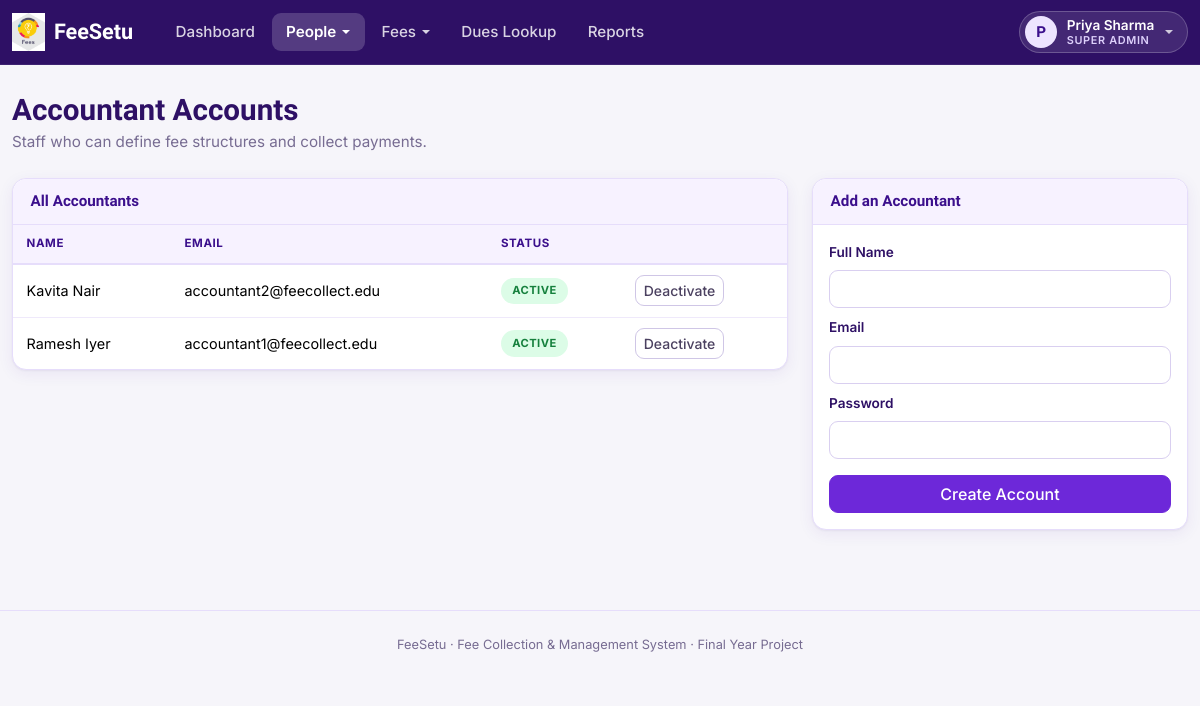
Screenshot of /index.php?route=admin/accountants (signed in) with the database file from the repository.
### tables this page shows
CREATE TABLE users (
    id            INT AUTO_INCREMENT PRIMARY KEY,
    name          VARCHAR(100) NOT NULL,
    email         VARCHAR(150) NOT NULL UNIQUE,
    password      VARCHAR(255) NOT NULL,
    role          ENUM('super_admin','accountant','student') NOT NULL,
    status        ENUM('active','inactive') NOT NULL DEFAULT 'active',
    created_at    TIMESTAMP NOT NULL DEFAULT CURRENT_TIMESTAMP
);

### app/controllers/AdminController.php (called while the page is built, shortened)
<?php
require_once __DIR__ . '/../models/User.php';
class AdminController
{
    public function accountants(): void
    {
        $accountants = User::allByRole('accountant');
        require __DIR__ . '/../views/admin/accountants.php';
    }
}

### public/index.php (called while the page is built, shortened)
<?php
require_once __DIR__ . '/../core/helpers.php';
require_once __DIR__ . '/../core/Database.php';
require_once __DIR__ . '/../app/controllers/AdminController.php';
$router = new Router();
$router->get('login', fn() => (new AuthController())->showLogin());
$router->post('login', fn() => (new AuthController())->login());
$router->post('logout', fn() => (new AuthController())->logout());
$router->get('account/password', fn() => (new AccountController())->passwordForm());
$router->post('account/password', fn() => (new AccountController())->passwordUpdate());
$router->get('admin/dashboard', fn() => (new AdminController())->dashboard());
$router->get('admin/classes', fn() => (new AdminController())->classes());
$router->post('admin/classes/store', fn() => (new AdminController())->classStore());
$router->post('admin/classes/update', fn() => (new AdminController())->classUpdate());
$router->post('admin/classes/delete', fn() => (new AdminController())->classDelete());
$router->get('admin/students', fn() => (new AdminController())->students());
$router->post('admin/students/store', fn() => (new AdminController())->studentStore());
$router->get('admin/students/import', fn() => (new AdminController())->studentImportForm());
$router->post('admin/students/import', fn() => (new AdminController())->studentImport());
$router->get('admin/students/import/result', fn() => (new AdminController())->studentImportResult());
$router->get('admin/students/view', fn() => (new AdminController())->studentView());
$router->post('admin/students/status', fn() => (new AdminController())->studentStatus());
$router->get('admin/accountants', fn() => (new AdminController())->accountants());
$router->post('admin/accountants/store', fn() => (new AdminController())->accountantStore());
$router->post('admin/accountants/status', fn() => (new AdminController())->accountantStatus());
$router->get('accountant/dashboard', fn() => (new AccountantController())->dashboard());
$router->get('fee-heads', fn() => (new FeeController())->heads());
$router->post('fee-heads/store', fn() => (new FeeController())->headStore());
$router->post('fee-heads/update', fn() => (new FeeController())->headUpdate());
$router->post('fee-heads/delete', fn() => (new FeeController())->headDelete());
$router->get('fee-structures', fn() => (new FeeController())->structures());
$router->get('fee-structures/create', fn() => (new FeeController())->structureCreateForm());
$router->post('fee-structures/store', fn() => (new FeeController())->structureStore());
$router->get('fee-structures/view', fn() => (new FeeController())->structureView());
$router->post('fee-structures/status', fn() => (new FeeController())->structureStatus());
$router->get('dues', fn() => (new DuesController())->search());
$router->get('dues/view', fn() => (new DuesController())->view());
$router->post('dues/concession', fn() => (new DuesController())->concessionStore());
$router->get('payments/collect', fn() => (new PaymentController())->collectForm());
$router->post('payments/store', fn() => (new PaymentController())->store());
$router->get('payments/receipt', fn() => (new PaymentController())->receipt());
$router->get('payments/receipt/download', fn() => (new PaymentController())->receiptDownload());
$router->get('reports', fn() => (new ReportController())->index());
$router->get('student/dashboard', fn() => (new StudentController())->dashboard());
$router->get('student/dues', fn() => (new StudentController())->dues());
$router->get('student/history', fn() => (new StudentController())->history());
$route = $_GET['route'] ?? '';
$router->dispatch($_SERVER['REQUEST_METHOD'], $route);

### core/Router.php (called while the page is built, shortened)
<?php
class Router
{
    private array $routes = ['GET' => [], 'POST' => []];
    public function get(string $route, callable $handler): void
    {
        $this->routes['GET'][$route] = $handler;
    }
    public function post(string $route, callable $handler): void
    {
        $this->routes['POST'][$route] = $handler;
    }
    public function dispatch(string $method, string $route): void
    {
        $handler = $this->routes[$method][$route] ?? null;
        try {
            $handler();
        } catch (Throwable $e) {
            error_log($e->getMessage());
            http_response_code(500);
            require __DIR__ . '/../app/views/errors/500.php';
        }
    }
}

### core/Database.php (called while the page is built)
<?php
class Database
{
    private static ?PDO $instance = null;
    public static function connect(): PDO
    {
        if (self::$instance === null) {
            $config = require __DIR__ . '/../config/database.php';
            $dsn = sprintf(
                'mysql:host=%s;port=%d;dbname=%s;charset=%s',
                $config['host'],
                $config['port'],
                $config['database'],
                $config['charset']
            );
            self::$instance = new PDO($dsn, $config['username'], $config['password'], [
                PDO::ATTR_ERRMODE            => PDO::ERRMODE_EXCEPTION,
                PDO::ATTR_DEFAULT_FETCH_MODE => PDO::FETCH_ASSOC,
                PDO::ATTR_EMULATE_PREPARES   => false,
            ]);
        }
        return self::$instance;
    }
}

### app/models/User.php (called while the page is built, shortened)
<?php
class User
{
    public static function allByRole(string $role): array
    {
        $stmt = Database::connect()->prepare('SELECT * FROM users WHERE role = ? ORDER BY name');
        $stmt->execute([$role]);
        return $stmt->fetchAll();
    }
}

### core/helpers.php (called while the page is built, shortened)
<?php
function e(?string $value): string
{
    return htmlspecialchars($value ?? '', ENT_QUOTES, 'UTF-8');
}

### app/views/admin/accountants.php (the view, shortened to what this page needs)
<?php require __DIR__ . '/../partials/header.php'; ?>
<?php require __DIR__ . '/../partials/navbar.php'; ?>
<h1 class="fs-page-title">Accountant Accounts</h1>
<p class="fs-page-sub">Staff who can define fee structures and collect payments.</p>
<div class="row g-4">
    <div class="col-lg-8">
        <div class="card">
            <div class="card-header">All Accountants</div>
            <div class="table-responsive">
                <table class="table table-hover mb-0">
                    <thead><tr><th>Name</th><th>Email</th><th>Status</th><th></th></tr></thead>
                    <tbody>
                    <?php foreach ($accountants as $a): ?>
                        <tr>
                            <td><?= e($a['name']) ?></td>
                            <td><?= e($a['email']) ?></td>
                            <td><span class="badge-status badge-<?= $a['status'] === 'active' ? 'active' : 'inactive' ?>"><?= e($a['status']) ?></span></td>
                            <td>
                                <form method="POST" action="/index.php?route=admin/accountants/status" class="d-inline">
                                    <button type="submit" class="btn btn-sm btn-outline-secondary"><?= $a['status'] === 'active' ? 'Deactivate' : 'Activate' ?></button>
                                </form>
                            </td>
                        </tr>
                    <?php endforeach; ?>
                    </tbody>
                </table>
            </div>
        </div>
    </div>
    <div class="col-lg-4">
        <div class="card">
            <div class="card-header">Add an Accountant</div>
            <div class="card-body">
                <form method="POST" action="/index.php?route=admin/accountants/store">
                    <div class="mb-2">
                        <label class="form-label">Full Name</label>
                        <input class="form-control" name="name" required>
                    </div>
                    <div class="mb-2">
                        <label class="form-label">Email</label>
                        <input class="form-control" type="email" name="email" required>
                    </div>
                    <div class="mb-3">
                        <label class="form-label">Password</label>
                        <input class="form-control" type="password" name="password" minlength="8" required>
                    </div>
                    <button type="submit" class="btn btn-primary w-100">Create Account</button>
                </form>
            </div>
        </div>
    </div>
</div>
<?php require __DIR__ . '/../partials/footer.php'; ?>

### public/assets/css/style.css (style rules this page uses)
:root { --fs-purple-950: #1E0A45; --fs-purple-900: #2E1065; --fs-purple-800: #3B0F8C; --fs-purple-700: #5B21B6; --fs-purple-600: #6D28D9; --fs-purple-500: #7C3AED; --fs-purple-400: #A78BFA; --fs-purple-200: #DDD0FB; --fs-purple-100: #EDE4FF; --fs-purple-50: #F7F2FF; --fs-yellow-500: #F5B301; --fs-yellow-400: #FBBF24; --fs-yellow-100: #FEF3C7; --fs-green-700: #15803D; --fs-green-600: #16A34A; --fs-green-100: #DCFCE7; --fs-red-700: #B91C1C; --fs-red-600: #DC2626; --fs-red-100: #FEE2E2; --fs-amber-700: #B45309; --fs-ink: #241A3D; --fs-body: #4B4160; --fs-muted: #776C92; --fs-border: #E6DDFB; --fs-bg: #F6F5FA; --fs-surface: #FFFFFF; --fs-radius: 14px; --fs-radius-sm: 9px; --fs-shadow: 0 1px 2px rgba(46, 16, 101, 0.05), 0 4px 16px rgba(76, 29, 149, 0.07); --fs-shadow-lg: 0 12px 32px rgba(46, 16, 101, 0.18); --bs-primary: #6D28D9; --bs-primary-rgb: 109, 40, 217; --bs-link-color: #6D28D9; --bs-link-color-rgb: 109, 40, 217; --bs-link-hover-color: #3B0F8C; --bs-link-hover-color-rgb: 59, 15, 140; --bs-body-color: #4B4160; --bs-border-color: #E6DDFB; --bs-focus-ring-color: rgba(124, 58, 237, 0.2); }
* { box-sizing: border-box; }
body { background: var(--fs-bg); color: var(--fs-body); font-family: 'Inter', -apple-system, BlinkMacSystemFont, 'Segoe UI', sans-serif; font-size: 0.95rem; -webkit-font-smoothing: antialiased; }
h1, h2, h3, h4, h5, .brand-font { font-family: 'Baloo 2', 'Inter', sans-serif; color: var(--fs-purple-900); font-weight: 600; }
.fs-page-title { margin-bottom: 0.15rem; font-size: 1.85rem; }
.fs-page-sub { color: var(--fs-muted); margin-bottom: 1.5rem; }
.card, .fs-card { background: var(--fs-surface); border: 1px solid var(--fs-border); border-radius: var(--fs-radius); box-shadow: var(--fs-shadow); }
.card-header, .fs-card-header { background: var(--fs-purple-50); border-bottom: 1px solid var(--fs-border); border-radius: var(--fs-radius) var(--fs-radius) 0 0 !important; font-family: 'Baloo 2', sans-serif; font-weight: 600; color: var(--fs-purple-800); padding: 0.7rem 1.1rem; }
.btn { border-radius: var(--fs-radius-sm); font-weight: 500; }
.btn-primary { --bs-btn-bg: var(--fs-purple-600); --bs-btn-border-color: var(--fs-purple-600); --bs-btn-hover-bg: var(--fs-purple-700); --bs-btn-hover-border-color: var(--fs-purple-700); --bs-btn-active-bg: var(--fs-purple-800); --bs-btn-active-border-color: var(--fs-purple-800); --bs-btn-disabled-bg: var(--fs-purple-400); --bs-btn-disabled-border-color: var(--fs-purple-400); --bs-btn-focus-shadow-rgb: 124, 58, 237; }
.btn-outline-secondary { --bs-btn-color: var(--fs-body); --bs-btn-border-color: #CFC6E6; --bs-btn-hover-bg: var(--fs-purple-50); --bs-btn-hover-color: var(--fs-purple-800); --bs-btn-hover-border-color: var(--fs-purple-400); --bs-btn-active-bg: var(--fs-purple-100); --bs-btn-active-color: var(--fs-purple-800); --bs-btn-active-border-color: var(--fs-purple-400); }
.table { --bs-table-bg: transparent; --bs-table-hover-bg: var(--fs-purple-50); --bs-table-border-color: #EFE9FB; font-size: 0.9rem; color: var(--fs-body); }
.table > :not(caption) > * > * { padding: 0.65rem 0.85rem; }
.table thead th { background: var(--fs-purple-50); color: var(--fs-purple-800); font-size: 0.72rem; text-transform: uppercase; letter-spacing: 0.05em; font-weight: 700; border-bottom: 2px solid var(--fs-border); }
.table td, .table th { vertical-align: middle; }
.table-responsive .table th, .table-responsive .table td { white-space: nowrap; }
.table-responsive { border-radius: 0 0 var(--fs-radius) var(--fs-radius); }
.table-responsive > .table > tbody > tr:last-child > * { border-bottom: 0; }
.badge-status { display: inline-block; border-radius: 999px; padding: 0.3rem 0.7rem; font-size: 0.7rem; font-weight: 700; text-transform: uppercase; letter-spacing: 0.04em; white-space: nowrap; }
.badge-active { background: var(--fs-green-100); color: var(--fs-green-700); }
.form-label { font-weight: 600; color: var(--fs-purple-900); font-size: 0.85rem; }
.form-control, .form-select { border-color: #D9CFF0; border-radius: var(--fs-radius-sm); color: var(--fs-ink); }
.form-control::placeholder { color: #A79EBF; }

### rows the page displays
users: name "Kavita Nair", email "accountant2@feecollect.edu", status "ACTIVE", shows "Deactivate"
users: name "Ramesh Iyer", email "accountant1@feecollect.edu", status "ACTIVE", shows "Deactivate"

### other values shown
$item "Dashboard"
$item['label'] "People"
$item['label'] "Fees"
$item "Dues Lookup"
$item "Reports"
$initial "P"
$userName "Priya Sharma"
$roleLabel "SUPER ADMIN"
